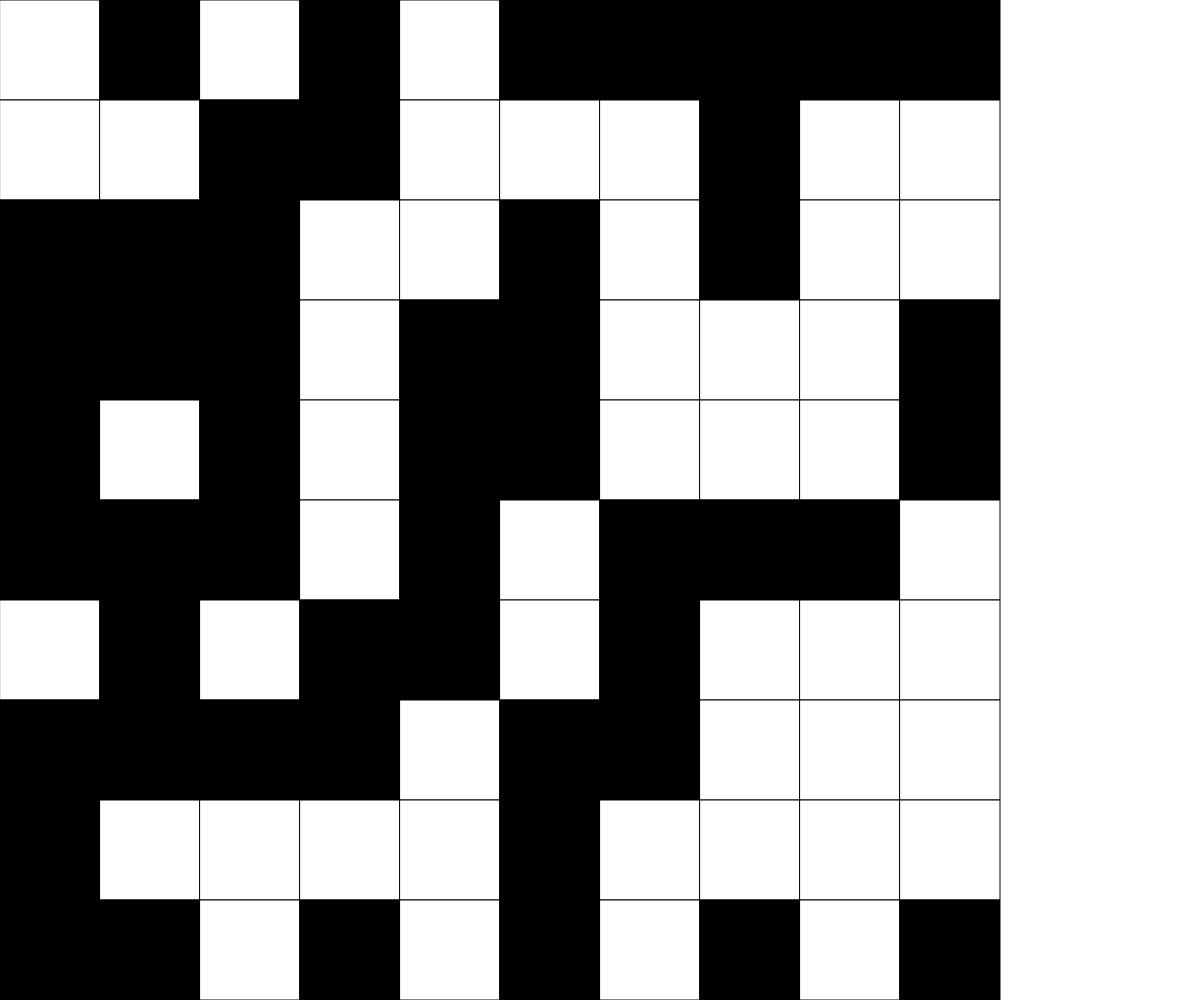
Frame 1 (no input)
Frame 60 (no input): identical to frame 1, image omitted
Frame 120 (the mouse pressed at the canvas centre since frame 60): identical to frame 1, image omitted

The p5.js sketch that drew this single still picture (run headless with seeded random() and noise() and a simulated clock; from frame 60 on, the mouse is pressed at the canvas centre):

// p5.js sketch
// ── sketch.js
// Project Title
// Your Name
// Date
//
// Extra for Experts:
// - describe what you did to take this project "above and beyond"

let grid  = [
  [1,0,0,1],
  [0,1,0,1],
  [1,0,0,0],
  [1,1,0,1],
  [1,0,1,1],
  [0,0,0,1]
];

let cell = 50;
const GRID_SIZE = 10;

function setup() {
  createCanvas(windowWidth, windowHeight);
  generateRandomGrid(GRID_SIZE,GRID_SIZE);

  cell = height/ grid.length;
  displaygrid();
}


function draw() {
  // background(220);
  displaygrid
}

function generateRandomGrid(c,r){
  
  grid = [];
  for (let y = 0; y < c; y++){
    let arrayTemp = [];
    for (let x = 0; x < r; x++){
      arrayTemp.push(floor(random(2)));
    }
    grid.push(arrayTemp);
  }
}

function displaygrid(){
  for (let y = 0; y < grid.length; y++){
    for (let x = 0; x < grid[0].length; x++){
      fill(grid[y][x]*1000);
      square(x*cell,y*cell,cell);
    }
  }
}

function mouseReleased(){
  // generateRandomGrid(GRID_SIZE,GRID_SIZE);
  // displaygrid();
  grid[floor(mouseX/cell),floor(mouseY/cell)] += 1;
  // grid[floor(mouseX/cell),floor(mouseY/cell)] = mod grid[floor(mouseX/cell),floor(mouseY/cell)]
}
